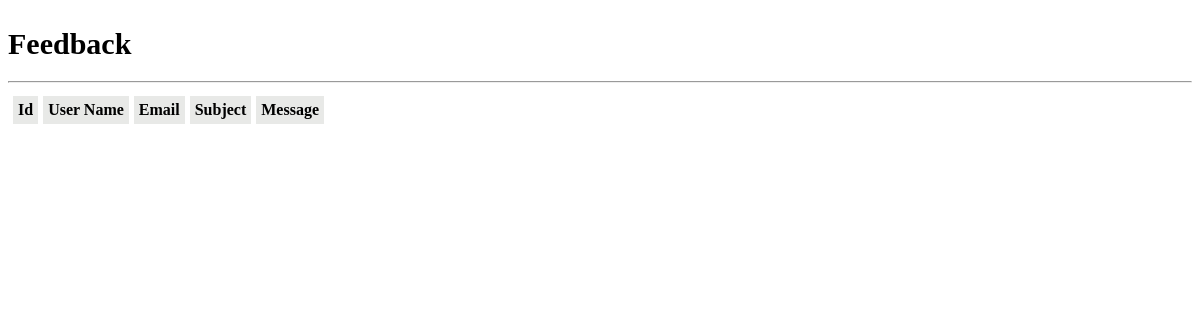
The app's page /Feedback.php (signed in), older data.
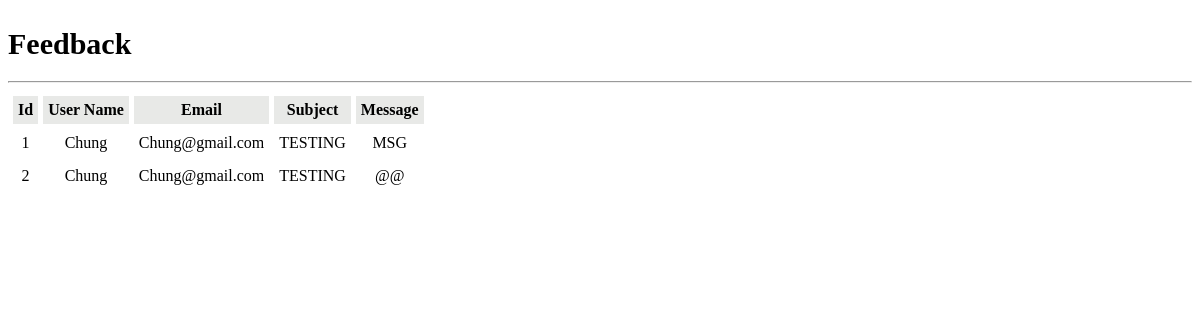
The same page, newer data.
### tables this page shows
CREATE TABLE `contactus` (
  `id` int(11) NOT NULL,
  `name` varchar(255) NOT NULL,
  `email` varchar(255) NOT NULL,
  `subject` varchar(255) NOT NULL,
  `message` varchar(255) NOT NULL
);

### Feedback.php (the view, shortened to what this page needs)
<!DOCTYPE html>
<head>
<link rel = "stylesheet" type = "text/css" href = "mystyle.css">
</head>
<body>
<?php
if(!isset($_SESSION['Admin']))
{
echo "<h2>Please Login First............</h2>";
}
else
{
include 'Connection.php';
echo "<h1 class = 'f'> Feedback  </h1> <hr>";
echo "<table cellspacing = 5 cellpadding = 5 style='font-family:Futura Lt BT; font-weight:400;'> <tr align = center  style = 'background-color:#e8e9e7;'>";
echo "<td> <strong> Id  <td> <strong> User Name <td> <strong> Email <td> <strong> Subject <td> <strong>Message</td> <tr align = center>";
$result = mysqli_query($db,"select * from contactus") or die("Error in Selecting Data from Contactus Table");
while($row = mysqli_fetch_row($result))
{
	echo "<td>".$row[0];
	echo "<td>".$row[1];
	echo "<td>".$row[2];
	echo "<td>".$row[3];
	echo "<td>".$row[4];
	echo "<tr align = center>";
}
echo "</tr></table>";
}
?>
</body>
</html>

Row changes from the older to the newer data that the page shows:
added contactus: id "1", name "Chung", email "Chung@gmail.com", subject "TESTING", message "MSG"
added contactus: id "2", name "Chung", email "Chung@gmail.com", subject "TESTING", message "@@"
